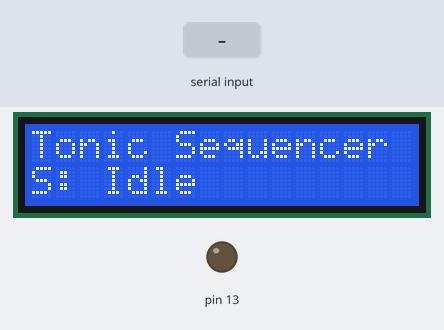
Recording of a sketch running on a simulated Arduino Uno, built with avr-gcc and run on an emulated ATmega328P. On the bench: 16×2 character LCD, output pins drawn as LEDs (lit = HIGH). Wiring (inferred from the names in the program): PCF8574 port expander at I2C address 0x20; PCF8574 port expander at I2C address 0x21; PCF8574 port expander at I2C address 0x22; PCF8574 port expander at I2C address 0x23; PCF8574 port expander at I2C address 0x24; PCF8574 port expander at I2C address 0x25; PCF8574 port expander at I2C address 0x26; PCF8574 port expander at I2C address 0x27. Inputs (shaded band) come from the test bench.

Above: at 1.2 s.
1.3 s: byte 110 (END_OF_MSG_CHAR) received over Serial
At 2.2 s:
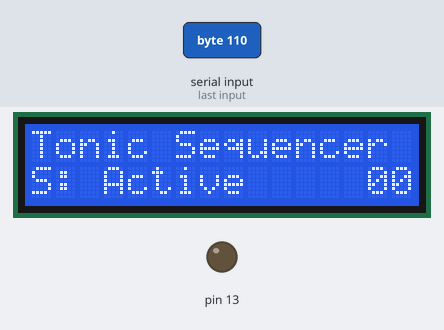
At 3.4 s:
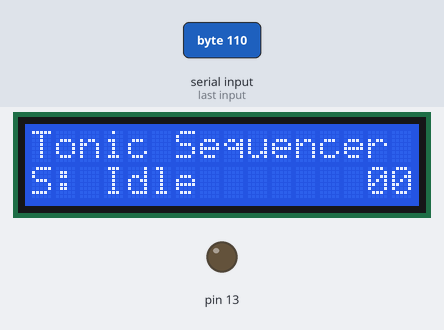
Timing chart, 0 to 4.9 s (numbered marks = the images above; inputs shaded):
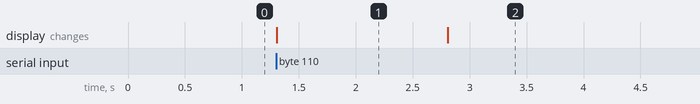

Measured:
- after the input at 1.3 s, the display: changes at once (image 1)
- what the display in image 1 shows lasts 1.5 s, from 1.3 s to 2.8 s

The sketch:

LuxcityUvTonicControlSystem.ino
```cpp
// (licence header left out)
//===============================================================================================//
//========================================== INCLUDES ===========================================//
//===============================================================================================//

#include "Wire.h"

#include <LiquidCrystal.h>

//===============================================================================================//
//========================================== DEFINES ============================================//
//===============================================================================================//

LiquidCrystal lcd( 8, 9, 4, 5, 6, 7 );

#define UART_BAUD_RATE 57600          //!< Baud rate of serial between Arduino and computer
                                      //!< (configure Vixen Generic Serial output to same baud rate)

#define END_OF_MSG_CHAR 'n'           //!< The end of message character. This is set-up in
                                      //!< output serial plugin in Vixen
#define NUM_RELAY_CONTROL_BOARDS 8    //!< Number of control boards
#define NUM_CHANNELS 64               //!< Number of control channels

//===============================================================================================//
//=================================== PRIVATE TYPEDEFS ==========================================//
//===============================================================================================//

//! Enumeration of the 8 relay boards
typedef enum
{
  RELAY_BOARD_1,
  RELAY_BOARD_2,
  RELAY_BOARD_3,
  RELAY_BOARD_4,
  RELAY_BOARD_5,
  RELAY_BOARD_6,
  RELAY_BOARD_7,
  RELAY_BOARD_8
} relayDriverShieldNum_t;

//===============================================================================================//
//====================================== PRIVATE VARIABLES ======================================//
//===============================================================================================//

//! Array to hold the I2C addresses of the relay control boards
//! These are set-up using the PCB jumpers on the board themselves.
//! Up to 8-different addresses settable (3-bit)
uint8_t i2cAddresses[NUM_RELAY_CONTROL_BOARDS] =
{
  0x20,
  0x21,
  0x22,
  0x23,
  0x24,
  0x25,
  0x26,
  0x27
};

uint8_t inputString[200] = {0};         //!< A string to hold incoming data
boolean stringComplete = false;         //!< Whether the string is complete
boolean _pass = true;                   //!< Set to false if CheckForConflict() finds any invalid
                                        //!< relay states

//===============================================================================================//
//=================================== FUNCTION PROTOTYPES =======================================//
//===============================================================================================//

void SetRelayStates(uint8_t relayDriverShieldNum, uint8_t relayStates);

//===============================================================================================//
//===================================== PRIVATE FUNCTIONS =======================================//
//===============================================================================================//

//! @brief    Setup (init) function
void setup() {

  // Initialize serial
  Serial.begin(UART_BAUD_RATE);
  //Serial.write("Test");

  // Setup LCD
  lcd.begin(16, 2);
  lcd.setCursor(0, 0);
  lcd.print("Tonic Sequencer");
  lcd.setCursor(0, 1);
  lcd.print("S: Idle");

   // Setup I2C
  Wire.begin();
  uint8_t i = 0;
  for(i = 0; i < 8; i++)
  {
    /* This is commented out since the Freetronics example
    code didn't seem to do the right thing (this turned on
    relay 6).
    // Set addressing style
    Wire.beginTransmission(i2cAddresses[i]);
    Wire.write(0x12);
    Wire.write(0x20); // use table 1.4 addressing
    Wire.endTransmission();
    */

    // Set I/O bank A to outputs
    Wire.beginTransmission(i2cAddresses[i]);
    Wire.write(0x00); // IODIRA register
    Wire.write(0x00); // Set all of bank A to outputs
    Wire.endTransmission();
  }

  //! @debug
  pinMode(13, OUTPUT);
}

//! @brief    Main loop
void loop()
{
  //! Used to determine wether firmware should display idle or active on screen
  //! (by way of timeout)
  static uint32_t elaspedTimeLastMsgMs = 0;

  // Take action if new string has arrived (looks for END_OF_MSG_CHAR)
  if (stringComplete)
  {
    // Process string
    int i;

    // Start with board 1
    uint8_t relayDriverShieldNum = RELAY_BOARD_1;
    uint8_t relayNum = 0;
    uint8_t relayStates = 0;
    uint8_t numRelaysOn = 0;
    _pass = true;

    char txBuff[100];

    for(i = 0; i < NUM_CHANNELS; i++)
    {
          //snprintf(txBuff, sizeof(txBuff), "Val = %u\r\n", inputString[i]);
          //Serial.write(txBuff);
          // Check for 255 to turn relay on. If anything else, leave off
          if(inputString[i] == 255)
          {
            //digitalWrite(13, HIGH);
            // Set relay on
            relayStates = relayStates | (1 << relayNum);
            // Increment relay on counter
            numRelaysOn++;
          }

          // Check if setting the last relay on the board (8 per board)
          if(relayNum == 7)
          {
            relayStates = CheckForConflict(relayStates);
            //digitalWrite(13, LOW);
            // Send change relay state command to correct board
            SetRelayStates(relayDriverShieldNum, relayStates);
            // Reset relayStates for next 8 values to process
            relayStates = 0;
            // Reset relay number
            relayNum = 0;
            // Move to next board
            relayDriverShieldNum = relayDriverShieldNum +1;

          }
          else
          {
            // Increment board relay number
            relayNum++;
          }


     }

    //Serial.println(inputString);
    // Clear the string for the next message
    memset(inputString, 0x00, sizeof(inputString));
    //inputString = "";

    // Display state
    lcd.setCursor(0, 1);
    if(_pass == true)
    {
      lcd.print("S: Active");
    }
    else
    {
      lcd.print("S: Error ");
    }

    // Display how many relays are on in lower bottom-right corner

    // Hack for padding number with 0 if single-digit
    if(numRelaysOn <= 9)
    {
      lcd.setCursor(14, 1);
      lcd.print(0, DEC);
      lcd.setCursor(15, 1);
      lcd.print(numRelaysOn, DEC);
    }
    else
    {
      lcd.setCursor(14, 1);
      lcd.print(numRelaysOn, DEC);
    }

    // Reset timeout counter
    elaspedTimeLastMsgMs = millis();

    stringComplete = false;
  }

  // Check for active state timeout
  if(millis() > elaspedTimeLastMsgMs + 1500)
  {
    lcd.setCursor(0, 1);
    lcd.print("S: Idle  ");
  }

}

//! @brief    Checks for relay state conflicts
//! @details  A conflict occurs if both air and water relays
//!            for the same pipe are on at the same time.
uint8_t CheckForConflict(uint8_t relayStates)
{
  // Relay 1, 2 check
  if((relayStates & 0x01) && (relayStates & 0x02))
  {
    relayStates = relayStates & 0b11111100;
    _pass = false;
  }

  // Relay 3, 4 check
  if((relayStates & 0x04) && (relayStates & 0x08))
  {
    relayStates = relayStates & 0b11110011;
    _pass = false;
  }

  // Relay 5, 6 check
  if((relayStates & 0x10) && (relayStates & 0x20))
  {
    relayStates = relayStates & 0b11001111;
    _pass = false;
  }

  // Relay 7, 8 check
  if((relayStates & 0x40) && (relayStates & 0x80))
  {
    relayStates = relayStates & 0b00111111;
    _pass = false;
  }

  return relayStates;

}

//! @brief    Sends the I2C commands to control the 8 relays
//!            on one of the relay shields.
void SetRelayStates(uint8_t relayDriverShieldNum, uint8_t relayStates)
{
  Wire.beginTransmission(i2cAddresses[relayDriverShieldNum]);
  Wire.write(0x12);        // Select GPIOA
  Wire.write(relayStates);  // Send value to bank A
  Wire.endTransmission();
}

//! @brief  SerialEvent occurs whenever a new data comes in the
//!         hardware serial RX
//! @note   Called by interrupt
void serialEvent() {

  static uint8_t inputStringPos = 0;

  while (Serial.available())
  {
    // get the new byte:
    uint8_t inChar = (uint8_t)Serial.read();

    // add it to the inputString:
    inputString[inputStringPos] = inChar;
    inputStringPos++;
    // if the incoming character is a newline, set a flag
    // so the main loop can do something about it:
    if (inChar == END_OF_MSG_CHAR)
    {
      //digitalWrite(13, HIGH);
      stringComplete = true;
      inputStringPos = 0;
    }
  }
}

// EOF
```
